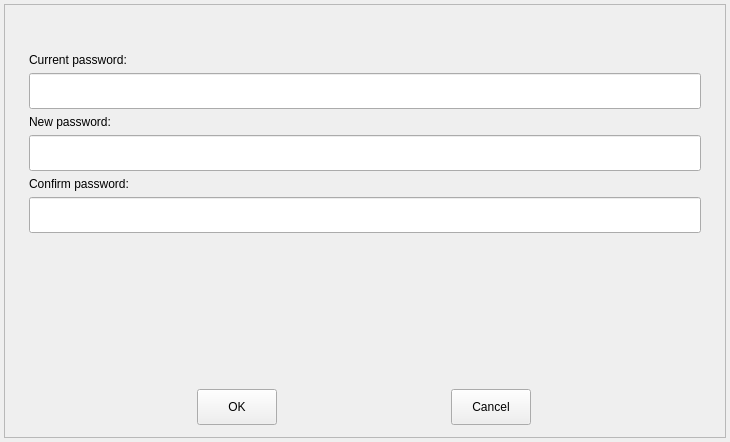
<?xml version="1.0" encoding="UTF-8"?>
<ui version="4.0">
 <class>PasswordModification</class>
 <widget class="QWidget" name="PasswordModification">
  <property name="geometry">
   <rect>
    <x>0</x>
    <y>0</y>
    <width>730</width>
    <height>442</height>
   </rect>
  </property>
  <property name="windowTitle">
   <string>Modify password</string>
  </property>
  <property name="windowIcon">
   <iconset resource="../../../resources/resources.qrc">
    <normaloff>:/images/logo</normaloff>:/images/logo</iconset>
  </property>
  <property name="styleSheet">
   <string notr="true"/>
  </property>
  <layout class="QVBoxLayout" name="verticalLayout">
   <property name="spacing">
    <number>4</number>
   </property>
   <property name="leftMargin">
    <number>4</number>
   </property>
   <property name="topMargin">
    <number>4</number>
   </property>
   <property name="rightMargin">
    <number>4</number>
   </property>
   <property name="bottomMargin">
    <number>4</number>
   </property>
   <item>
    <widget class="QFrame" name="m_frame">
     <property name="frameShape">
      <enum>QFrame::StyledPanel</enum>
     </property>
     <property name="frameShadow">
      <enum>QFrame::Raised</enum>
     </property>
     <layout class="QVBoxLayout" name="verticalLayout_5">
      <property name="leftMargin">
       <number>24</number>
      </property>
      <property name="topMargin">
       <number>24</number>
      </property>
      <property name="rightMargin">
       <number>24</number>
      </property>
      <property name="bottomMargin">
       <number>12</number>
      </property>
      <item>
       <layout class="QHBoxLayout" name="horizontalLayout">
        <property name="bottomMargin">
         <number>4</number>
        </property>
        <item>
         <spacer name="horizontalSpacer_2">
          <property name="orientation">
           <enum>Qt::Horizontal</enum>
          </property>
          <property name="sizeHint" stdset="0">
           <size>
            <width>40</width>
            <height>20</height>
           </size>
          </property>
         </spacer>
        </item>
        <item>
         <spacer name="horizontalSpacer">
          <property name="orientation">
           <enum>Qt::Horizontal</enum>
          </property>
          <property name="sizeHint" stdset="0">
           <size>
            <width>40</width>
            <height>20</height>
           </size>
          </property>
         </spacer>
        </item>
       </layout>
      </item>
      <item>
       <layout class="QVBoxLayout" name="verticalLayout_2">
        <item>
         <widget class="QLabel" name="label_2">
          <property name="sizePolicy">
           <sizepolicy hsizetype="Preferred" vsizetype="Fixed">
            <horstretch>0</horstretch>
            <verstretch>0</verstretch>
           </sizepolicy>
          </property>
          <property name="text">
           <string>Current password:</string>
          </property>
         </widget>
        </item>
        <item>
         <widget class="QLineEdit" name="m_currentPassword">
          <property name="minimumSize">
           <size>
            <width>0</width>
            <height>36</height>
           </size>
          </property>
         </widget>
        </item>
       </layout>
      </item>
      <item>
       <layout class="QVBoxLayout" name="verticalLayout_3">
        <item>
         <widget class="QLabel" name="label_3">
          <property name="text">
           <string>New password:       </string>
          </property>
         </widget>
        </item>
        <item>
         <widget class="QLineEdit" name="m_newPassword">
          <property name="minimumSize">
           <size>
            <width>0</width>
            <height>36</height>
           </size>
          </property>
         </widget>
        </item>
       </layout>
      </item>
      <item>
       <layout class="QVBoxLayout" name="verticalLayout_4">
        <item>
         <widget class="QLabel" name="label_4">
          <property name="text">
           <string>Confirm password:</string>
          </property>
         </widget>
        </item>
        <item>
         <widget class="QLineEdit" name="m_confirmPassword">
          <property name="minimumSize">
           <size>
            <width>0</width>
            <height>36</height>
           </size>
          </property>
         </widget>
        </item>
       </layout>
      </item>
      <item>
       <spacer name="verticalSpacer">
        <property name="orientation">
         <enum>Qt::Vertical</enum>
        </property>
        <property name="sizeHint" stdset="0">
         <size>
          <width>20</width>
          <height>40</height>
         </size>
        </property>
       </spacer>
      </item>
      <item>
       <layout class="QHBoxLayout" name="horizontalLayout_3">
        <item>
         <widget class="QPushButton" name="m_ok">
          <property name="sizePolicy">
           <sizepolicy hsizetype="Fixed" vsizetype="Fixed">
            <horstretch>0</horstretch>
            <verstretch>0</verstretch>
           </sizepolicy>
          </property>
          <property name="minimumSize">
           <size>
            <width>72</width>
            <height>36</height>
           </size>
          </property>
          <property name="text">
           <string>OK</string>
          </property>
         </widget>
        </item>
        <item>
         <widget class="QPushButton" name="m_cancel">
          <property name="sizePolicy">
           <sizepolicy hsizetype="Fixed" vsizetype="Fixed">
            <horstretch>0</horstretch>
            <verstretch>0</verstretch>
           </sizepolicy>
          </property>
          <property name="minimumSize">
           <size>
            <width>72</width>
            <height>36</height>
           </size>
          </property>
          <property name="text">
           <string>Cancel</string>
          </property>
         </widget>
        </item>
       </layout>
      </item>
     </layout>
    </widget>
   </item>
  </layout>
 </widget>
 <resources>
  <include location="../../../resources/resources.qrc"/>
 </resources>
 <connections/>
</ui>
